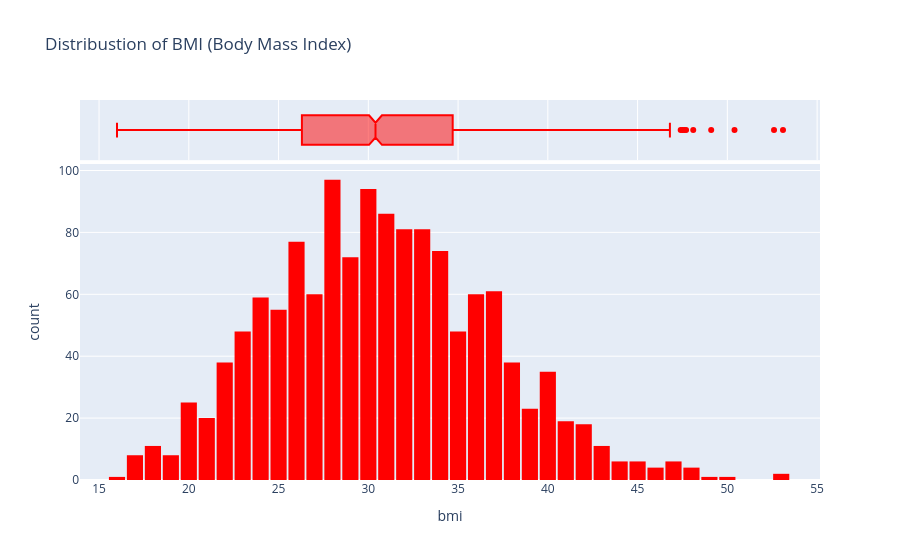

Notebook code cell kept with this figure:
### Code cell
fig = px.histogram(df,
                    x='bmi',
                    marginal='box',
                    color_discrete_sequence=['red'],
                    title='Distribustion of BMI (Body Mass Index)')

fig.update_layout(bargap=0.1)
fig.show()

### Figure 1 — Plotly figure (JSON) as saved in the notebook; plotly's stock layout.template omitted (floating-point values rounded to 4 significant figures; data arrays with more than 128 entries replaced by an {"elided": "..."} marker saying what was removed)
{"data": [{"bingroup": "x", "hovertemplate": "bmi=%{x}<br>count=%{y}<extra></extra>", "legendgroup": "", "marker": {"color": "red", "pattern": {"shape": ""}}, "name": "", "orientation": "v", "showlegend": false, "type": "histogram", "x": {"elided": "1338 float values"}, "xaxis": "x", "yaxis": "y"}, {"hovertemplate": "bmi=%{x}<extra></extra>", "legendgroup": "", "marker": {"color": "red"}, "name": "", "notched": true, "showlegend": false, "type": "box", "x": {"elided": "1338 float values"}, "xaxis": "x2", "yaxis": "y2"}], "layout": {"bargap": 0.1, "barmode": "relative", "legend": {"tracegroupgap": 0}, "title": {"text": "Distribustion of BMI (Body Mass Index)"}, "xaxis": {"anchor": "y", "domain": [0, 1], "title": {"text": "bmi"}}, "xaxis2": {"anchor": "y2", "domain": [0, 1], "matches": "x", "showgrid": true, "showticklabels": false}, "yaxis": {"anchor": "x", "domain": [0, 0.8316], "title": {"text": "count"}}, "yaxis2": {"anchor": "x2", "domain": [0.8416, 1], "matches": "y2", "showgrid": false, "showline": false, "showticklabels": false, "ticks": ""}}}
